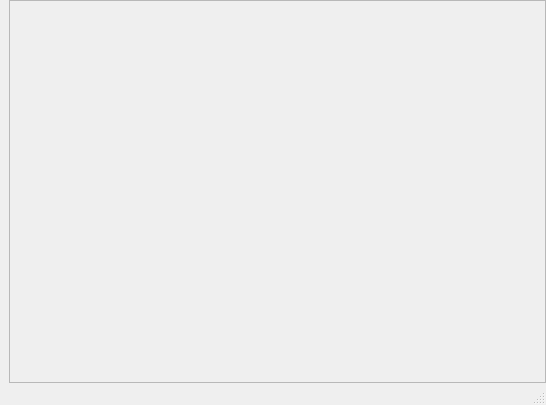
<?xml version="1.0" encoding="UTF-8"?>
<ui version="4.0">
 <class>MainWindow</class>
 <widget class="QMainWindow" name="MainWindow">
  <property name="geometry">
   <rect>
    <x>0</x>
    <y>0</y>
    <width>546</width>
    <height>405</height>
   </rect>
  </property>
  <property name="windowTitle">
   <string>MainWindow</string>
  </property>
  <widget class="QWidget" name="centralwidget">
   <layout class="QHBoxLayout" name="horizontalLayout">
    <property name="spacing">
     <number>0</number>
    </property>
    <property name="leftMargin">
     <number>0</number>
    </property>
    <property name="topMargin">
     <number>0</number>
    </property>
    <property name="rightMargin">
     <number>0</number>
    </property>
    <property name="bottomMargin">
     <number>0</number>
    </property>
    <item>
     <widget class="QWidget" name="widget" native="true">
      <layout class="QHBoxLayout" name="horizontalLayout_2">
       <property name="spacing">
        <number>0</number>
       </property>
       <property name="topMargin">
        <number>0</number>
       </property>
       <property name="rightMargin">
        <number>0</number>
       </property>
       <property name="bottomMargin">
        <number>0</number>
       </property>
       <item>
        <widget class="QFrame" name="frame">
         <property name="frameShape">
          <enum>QFrame::StyledPanel</enum>
         </property>
         <property name="frameShadow">
          <enum>QFrame::Raised</enum>
         </property>
         <layout class="QVBoxLayout" name="verticalLayout">
          <property name="spacing">
           <number>0</number>
          </property>
          <property name="leftMargin">
           <number>0</number>
          </property>
          <property name="topMargin">
           <number>0</number>
          </property>
          <property name="rightMargin">
           <number>0</number>
          </property>
          <property name="bottomMargin">
           <number>0</number>
          </property>
          <item>
           <widget class="QTextEdit" name="lineEdit">
            <property name="font">
             <font>
              <family>Sans Serif Collection</family>
              <pointsize>11</pointsize>
             </font>
            </property>
            <property name="styleSheet">
             <string notr="true">background-color: transparent</string>
            </property>
            <property name="locale">
             <locale language="Vietnamese" country="Vietnam"/>
            </property>
            <property name="readOnly">
             <bool>true</bool>
            </property>
           </widget>
          </item>
         </layout>
        </widget>
       </item>
      </layout>
     </widget>
    </item>
   </layout>
  </widget>
  <widget class="QStatusBar" name="statusbar"/>
 </widget>
 <resources/>
 <connections/>
</ui>
